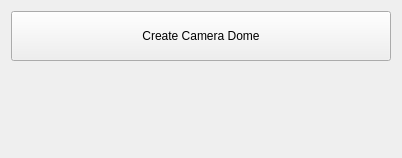
<?xml version="1.0" encoding="UTF-8"?>
<ui version="4.0">
 <class>Datarender</class>
 <widget class="QWidget" name="Datarender">
  <property name="geometry">
   <rect>
    <x>0</x>
    <y>0</y>
    <width>402</width>
    <height>158</height>
   </rect>
  </property>
  <property name="windowTitle">
   <string>D A T A R E N D E R</string>
  </property>
  <layout class="QVBoxLayout" name="verticalLayout">
   <item>
    <widget class="QPushButton" name="btnCameraDome">
     <property name="minimumSize">
      <size>
       <width>0</width>
       <height>50</height>
      </size>
     </property>
     <property name="text">
      <string>Create Camera Dome</string>
     </property>
    </widget>
   </item>
   <item>
    <spacer name="verticalSpacer">
     <property name="orientation">
      <enum>Qt::Orientation::Vertical</enum>
     </property>
     <property name="sizeHint" stdset="0">
      <size>
       <width>20</width>
       <height>40</height>
      </size>
     </property>
    </spacer>
   </item>
  </layout>
 </widget>
 <resources/>
 <connections/>
</ui>
